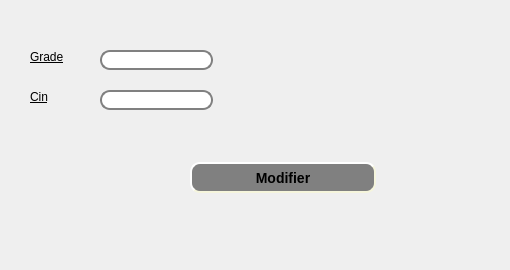
      <widget class="QWidget" name="tab_9">
       <attribute name="title">
        <string>modifier un employe</string>
       </attribute>
       <widget class="QLineEdit" name="lineEdit_cin_2">
        <property name="geometry">
         <rect>
          <x>100</x>
          <y>90</y>
          <width>113</width>
          <height>20</height>
         </rect>
        </property>
        <property name="styleSheet">
         <string notr="true">QLineEdit {
    border: 2px solid gray;
    border-radius: 10px;
    padding: 0 8px;
    background: white;
    selection-background-color: darkgray;
}</string>
        </property>
       </widget>
       <widget class="QLineEdit" name="lineEdit_grade_2">
        <property name="geometry">
         <rect>
          <x>100</x>
          <y>50</y>
          <width>113</width>
          <height>20</height>
         </rect>
        </property>
        <property name="styleSheet">
         <string notr="true">QLineEdit {
    border: 2px solid gray;
    border-radius: 10px;
    padding: 0 8px;
    background: white;
    selection-background-color: darkgray;
}</string>
        </property>
       </widget>
       <widget class="QLabel" name="label_30">
        <property name="geometry">
         <rect>
          <x>30</x>
          <y>50</y>
          <width>47</width>
          <height>13</height>
         </rect>
        </property>
        <property name="styleSheet">
         <string notr="true">font: 12pt &quot;Andalus&quot;;
text-decoration: underline;</string>
        </property>
        <property name="text">
         <string>Grade</string>
        </property>
       </widget>
       <widget class="QLabel" name="label_31">
        <property name="geometry">
         <rect>
          <x>30</x>
          <y>90</y>
          <width>47</width>
          <height>13</height>
         </rect>
        </property>
        <property name="styleSheet">
         <string notr="true">font: 12pt &quot;Andalus&quot;;
text-decoration: underline;</string>
        </property>
        <property name="text">
         <string>Cin</string>
        </property>
       </widget>
       <widget class="QPushButton" name="pb_ajouter_6">
        <property name="geometry">
         <rect>
          <x>190</x>
          <y>162</y>
          <width>186</width>
          <height>31</height>
         </rect>
        </property>
        <property name="styleSheet">
         <string notr="true">QPushButton#pb_ajouter_6 {
    background-color: grey;
    border-style: outset;
    border-width: 2px;
    border-radius: 10px;
    border-color: beige;
    font: bold 14px;
    min-width: 10em;
    padding: 6px;
}
</string>
        </property>
        <property name="text">
         <string>Modifier</string>
        </property>
       </widget>
       <widget class="QLabel" name="label_7">
        <property name="geometry">
         <rect>
          <x>0</x>
          <y>0</y>
          <width>501</width>
          <height>261</height>
         </rect>
        </property>
        <property name="styleSheet">
         <string notr="true">background-image: url(:/bg.jpg);</string>
        </property>
        <property name="text">
         <string/>
        </property>
        <property name="pixmap">
         <pixmap>../60342173_2276972439287605_1529191567795945472_n.jpg</pixmap>
        </property>
       </widget>
       <zorder>label_7</zorder>
       <zorder>pb_ajouter_6</zorder>
       <zorder>lineEdit_cin_2</zorder>
       <zorder>lineEdit_grade_2</zorder>
       <zorder>label_30</zorder>
       <zorder>label_31</zorder>
      </widget>
